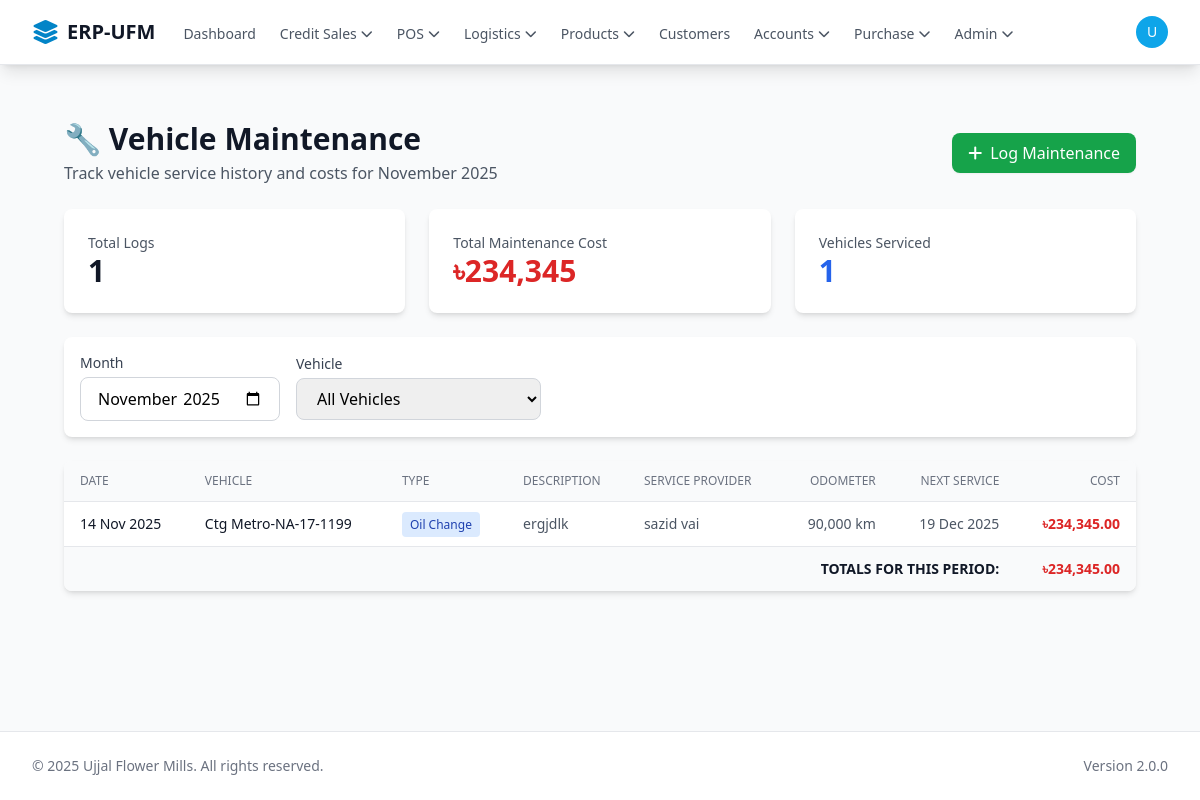
Screenshot of /logistics/maintenance/index.php (signed in) with the database file from the repository.
### tables this page shows
CREATE TABLE `maintenance_logs` (
  `id` int(11) NOT NULL,
  `vehicle_id` int(11) NOT NULL,
  `maintenance_date` date NOT NULL,
  `maintenance_type` varchar(100) NOT NULL,
  `description` text DEFAULT NULL,
  `cost` decimal(10,2) DEFAULT 0.00,
  `service_provider` varchar(255) DEFAULT NULL,
  `odometer_reading` int(11) DEFAULT NULL,
  `next_service_date` date DEFAULT NULL,
  `next_service_km` int(11) DEFAULT NULL,
  `invoice_number` varchar(100) DEFAULT NULL,
  `notes` text DEFAULT NULL,
  `created_by_user_id` bigint(20) UNSIGNED DEFAULT NULL,
  `created_at` timestamp NULL DEFAULT current_timestamp()
);

CREATE TABLE `vehicles` (
  `id` int(11) NOT NULL,
  `vehicle_number` varchar(50) NOT NULL,
  `vehicle_type` enum('Own','Rented') NOT NULL DEFAULT 'Own',
  `category` enum('Truck','Van','Pickup','Motorcycle','Other') DEFAULT 'Truck',
  `capacity_kg` decimal(10,2) DEFAULT 0.00,
  `fuel_type` enum('Diesel','Petrol','CNG','Electric') DEFAULT 'Diesel',
  `make` varchar(100) DEFAULT NULL,
  `model` varchar(100) DEFAULT NULL,
  `year` int(11) DEFAULT NULL,
  `status` enum('Active','Maintenance','Inactive') DEFAULT 'Active',
  `ownership_status` enum('Owned','Leased','Rented') DEFAULT 'Owned',
  `assigned_branch_id` bigint(20) UNSIGNED DEFAULT NULL,
  `rental_rate_per_day` decimal(10,2) DEFAULT NULL,
  `rental_start_date` date DEFAULT NULL,
  `rental_end_date` date DEFAULT NULL,
  `rental_vendor_name` varchar(255) DEFAULT NULL,
  `rental_vendor_phone` varchar(20) DEFAULT NULL,
  `purchase_date` date DEFAULT NULL,
  `purchase_price` decimal(12,2) DEFAULT NULL,
  `current_mileage` decimal(10,2) DEFAULT 0.00,
  `next_service_due_date` date DEFAULT NULL,
  `next_service_due_mileage` decimal(10,2) DEFAULT NULL,
  `notes` text DEFAULT NULL,
  `created_at` timestamp NULL DEFAULT current_timestamp(),
  `updated_at` timestamp NULL DEFAULT current_timestamp() ON UPDATE current_timestamp()
);

### core/init.php (called while the page is built, shortened)
<?php
spl_autoload_register(function ($class) {
    $class_file = __DIR__ . '/classes/' . $class . '.php';
});
$db = Database::getInstance();

### core/classes/Database.php (called while the page is built, shortened)
<?php
class Database
{
    private static $_instance = null;
    private $_pdo,
            $_query,
            $_error = false,
            $_results,
            $_count = 0;
    private function __construct()
    {
        try {
            $options = [
                PDO::ATTR_PERSISTENT => true,
                PDO::ATTR_ERRMODE => PDO::ERRMODE_EXCEPTION,
                PDO::ATTR_DEFAULT_FETCH_MODE => PDO::FETCH_OBJ,
                PDO::MYSQL_ATTR_INIT_COMMAND => "SET NAMES utf8mb4 COLLATE utf8mb4_unicode_ci"
            ];
            $this->_pdo = new PDO('mysql:host=' . DB_HOST . ';dbname=' . DB_NAME . ';charset=utf8mb4', DB_USER, DB_PASS, $options);
        } catch (PDOException $e) {
            error_log("Database Connection Error: " . $e->getMessage());
            die("Database connection failed. Please check logs or contact support.");
        }
    }
    public static function getInstance()
    {
        if (!isset(self::$_instance)) {
            self::$_instance = new Database();
        }
        return self::$_instance;
    }
    public function query($sql, $params = [])
    {
        $this->_results = [];
        try {
            $this->_query = $this->_pdo->prepare($sql);
            $success = $this->_query->execute($params);
            if ($success) {
                if (stripos(trim($sql), 'SELECT') === 0) {
                    $this->_results = $this->_query->fetchAll(PDO::FETCH_OBJ);
                } else {
                    $this->_count = $this->_query->rowCount();
                }
            }
        } catch (PDOException $e) {
            $this->_error = true;
            error_log("SQL Error [{$e->getCode()}]: {$e->getMessage()} in query: $sql | Params: " . print_r($params, true));
        }
        return $this;
    }
    public function results()
    {
        return $this->_results;
    }
    public function first()
    {
        return $this->_results[0] ?? null;
    }
}
?>

### logistics/maintenance/index.php (the view, shortened to what this page needs)
<?php
require_once '../../core/init.php';
global $db;
$month = $_GET['month'] ?? date('Y-m');
$where_conditions = ["DATE_FORMAT(ml.maintenance_date, '%Y-%m') = ?"];
$params = [$month];
$where_clause = 'WHERE ' . implode(' AND ', $where_conditions);
$logs = $db->query(
    "SELECT
        ml.*,
        v.vehicle_number
    FROM maintenance_logs ml
    JOIN vehicles v ON ml.vehicle_id = v.id
    $where_clause
    ORDER BY ml.maintenance_date DESC, ml.id DESC
    LIMIT 200",
    $params
)->results();
$summary = $db->query(
    "SELECT
        COUNT(*) as total_logs,
        SUM(ml.cost) as total_cost,
        COUNT(DISTINCT ml.vehicle_id) as vehicles_serviced
    FROM maintenance_logs ml
    $where_clause",
    $params
)->first();
require_once '../../templates/header.php';
?>
<div class="max-w-screen-2xl mx-auto px-4 sm:px-6 lg:px-8 py-6">
<div class="flex justify-between items-center mb-6">
    <div>
        <h1 class="text-3xl font-bold text-gray-900">🔧 Vehicle Maintenance</h1>
        <p class="text-gray-600 mt-1">Track vehicle service history and costs for <?php echo date("F Y", strtotime($month . "-01")); ?></p>
    </div>
    <a href="add.php" class="px-4 py-2 bg-green-600 text-white rounded-lg hover:bg-green-700 shadow-sm">
        <i class="fas fa-plus mr-2"></i>Log Maintenance
    </a>
</div>
<div class="grid grid-cols-1 md:grid-cols-3 gap-6 mb-6">
    <div class="bg-white rounded-lg shadow-md p-6">
        <p class="text-sm text-gray-600">Total Logs</p>
        <p class="text-3xl font-bold text-gray-900"><?php echo $summary->total_logs ?? 0; ?></p>
    </div>
    <div class="bg-white rounded-lg shadow-md p-6">
        <p class="text-sm text-gray-600">Total Maintenance Cost</p>
        <p class="text-3xl font-bold text-red-600">৳<?php echo number_format($summary->total_cost ?? 0, 0); ?></p>
    </div>
    <div class="bg-white rounded-lg shadow-md p-6">
        <p class="text-sm text-gray-600">Vehicles Serviced</p>
        <p class="text-3xl font-bold text-blue-600"><?php echo $summary->vehicles_serviced ?? 0; ?></p>
    </div>
</div>
<div class="bg-white rounded-lg shadow-md p-4 mb-6">
    <form method="GET" class="flex flex-wrap gap-4 items-center">
        <div>
            <label for="month_filter" class="block text-sm font-medium text-gray-700 mb-1">Month</label>
            <input type="month" id="month_filter" name="month" class="px-4 py-2 border border-gray-300 rounded-lg"
                   value="<?php echo $month; ?>" onchange="this.form.submit()">
        </div>
        <div>
            <label for="vehicle_filter" class="block text-sm font-medium text-gray-700 mb-1">Vehicle</label>
            <select id="vehicle_filter" name="vehicle" class="px-4 py-2 border border-gray-300 rounded-lg" onchange="this.form.submit()">
                <option value="all">All Vehicles</option>
            </select>
        </div>
    </form>
</div>
<div class="bg-white rounded-lg shadow-md overflow-hidden">
    <div class="overflow-x-auto">
        <table class="min-w-full divide-y divide-gray-200">
            <thead class="bg-gray-50">
                <tr>
                    <th class="px-4 py-3 text-left text-xs font-medium text-gray-500 uppercase">Date</th>
                    <th class="px-4 py-3 text-left text-xs font-medium text-gray-500 uppercase">Vehicle</th>
                    <th class="px-4 py-3 text-left text-xs font-medium text-gray-500 uppercase">Type</th>
                    <th class="px-4 py-3 text-left text-xs font-medium text-gray-500 uppercase">Description</th>
                    <th class="px-4 py-3 text-left text-xs font-medium text-gray-500 uppercase">Service Provider</th>
                    <th class="px-4 py-3 text-right text-xs font-medium text-gray-500 uppercase">Odometer</th>
                    <th class="px-4 py-3 text-right text-xs font-medium text-gray-500 uppercase">Next Service</th>
                    <th class="px-4 py-3 text-right text-xs font-medium text-gray-500 uppercase">Cost</th>
                </tr>
            </thead>
            <tbody class="bg-white divide-y divide-gray-200">
                <?php if (empty($logs)): ?>
                <tr>
                    <td colspan="8" class="px-4 py-8 text-center text-gray-500">
                        <i class="fas fa-exclamation-circle text-2xl mb-2"></i>
                        <p>No maintenance logs found for this period.</p>
                    </td>
                </tr>
                <?php else: ?>
                    <?php foreach ($logs as $log): ?>
                    <tr class="hover:bg-gray-50">
                        <td class="px-4 py-3 text-sm text-gray-900">
                            <?php echo date('d M Y', strtotime($log->maintenance_date)); ?>
                        </td>
                        <td class="px-4 py-3 text-sm font-medium text-gray-900">
                            <?php echo htmlspecialchars($log->vehicle_number); ?>
                        </td>
                        <td class="px-4 py-3 text-sm">
                            <span class="px-2 py-1 bg-blue-100 text-blue-800 rounded text-xs font-medium">
                                <?php echo htmlspecialchars($log->maintenance_type); ?>
                            </span>
                        </td>
                        <td class="px-4 py-3 text-sm text-gray-600 max-w-xs truncate">
                            <?php echo $log->description ? htmlspecialchars($log->description) : '-'; ?>
                        </td>
                        <td class="px-4 py-3 text-sm text-gray-600">
                            <?php echo $log->service_provider ? htmlspecialchars($log->service_provider) : '-'; ?>
                        </td>
                        <td class="px-4 py-3 text-sm text-right text-gray-600">
                            <?php echo $log->odometer_reading ? number_format($log->odometer_reading, 0) . ' km' : '-'; ?>
                        </td>
                        <td class="px-4 py-3 text-sm text-right text-gray-600">
                            <?php if ($log->next_service_date): ?>
                                <?php $next_service_time = strtotime($log->next_service_date); ?>
                                <span class="<?php echo $next_service_time < time() ? 'font-bold text-red-600' : ''; ?>">
                                    <?php echo date('d M Y', $next_service_time); ?>
                                </span>
                            <?php else: echo '-'; endif; ?>
                        </td>
                        <td class="px-4 py-3 text-sm text-right font-bold text-red-600">
                            ৳<?php echo number_format($log->cost, 2); ?>
                        </td>
                    </tr>
                    <?php endforeach; ?>
                <?php endif; ?>
            </tbody>
            <?php if (!empty($logs)): ?>
            <tfoot class="bg-gray-50">
                <tr>
                    <td colspan="7" class="px-4 py-3 text-sm font-bold text-gray-900 text-right">TOTALS FOR THIS PERIOD:</td>
                    <td class="px-4 py-3 text-sm font-bold text-red-600 text-right">
                        ৳<?php echo number_format($summary->total_cost, 2); ?>
                    </td>
                </tr>
            </tfoot>
            <?php endif; ?>
        </table>
    </div>
</div>
</div>
<?php require_once '../../templates/footer.php'; ?>

### rows the page displays
maintenance_logs: maintenance_date "14 Nov 2025", vehicle.vehicle_number "Ctg Metro-NA-17-1199", maintenance_type "Oil Change", description "ergjdlk", service_provider "sazid vai", odometer_reading "90,000", next_service_date "19 Dec 2025", cost "234,345.00"

### other values shown
APP_NAME "ERP-UFM"
substr($currentUser['display_name'] ?? 'U', 0, 1) "U"
date("F Y", strtotime($month . "-01")) "November 2025"
$summary->total_logs "1"
$summary->total_cost "234,345"
$summary->vehicles_serviced "1"
$summary->total_cost "234,345.00"
APP_VERSION "2.0.0"
